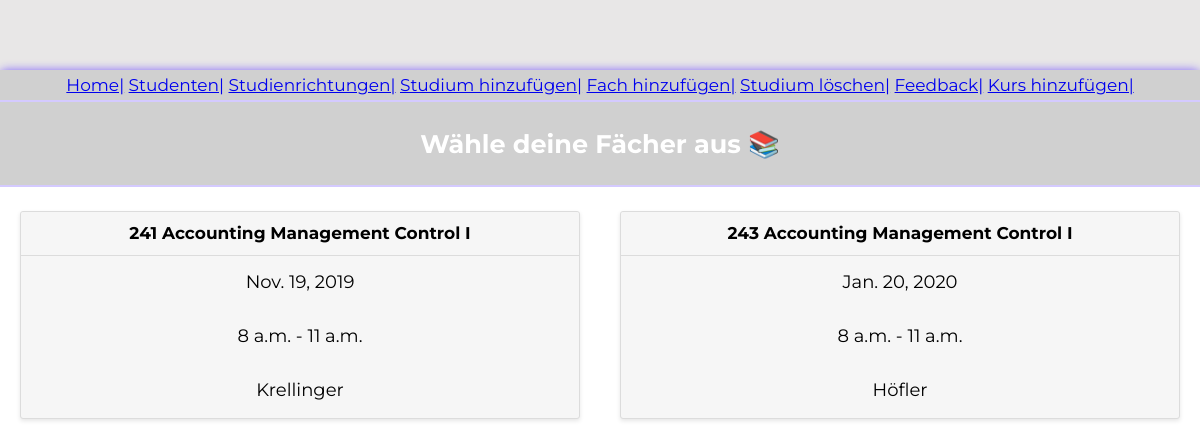
/lvplaner/BW/Accounting Management Control I/, run on the app's committed database.
### lvplaner/models.py (models this page shows, shortened)
class Course(models.Model):
    course_id = models.IntegerField(verbose_name="LV-Nummer", primary_key=True)
    time = models.TimeField(verbose_name='Uhrzeit Beginn')
    end_time = models.TimeField(verbose_name='Uhrzeit Ende', default='18:30')
    date = models.DateField(verbose_name='Datum')
    lecturer = models.CharField(verbose_name='Dozent', max_length=40)
    subject_title = models.ForeignKey(Subject, on_delete=models.PROTECT)

class Subject(models.Model):
    title = models.CharField(verbose_name="Fachbezeichung", primary_key=True, max_length=40)
    major_name = models.ForeignKey(Major, on_delete=models.PROTECT)
    def __str__(self):
        template = '{0.title}'
        return template.format(self)

### lvplaner/views.py (the view)
# urls.py: url(r'^(?P<major_name>[-\w\d]+)/(?P<subject_title>[-\w\d\s]+)/$', views.courses, name='courses'),
def courses(request, major_name, subject_title):
    subject = get_object_or_404(Subject, pk=subject_title)
    return render(request, 'lvplaner/courses.html', {'subject': subject})

### lvplaner/templates/lvplaner/courses.html (shortened to what this page needs)
{% extends "layout.html" %}
{% block content %}
<header>
<h2> Wähle deine Fächer aus {{ major.major_name }} 📚 </h2>
</header>
<br />
<body>
<div class="cards">
   {% for course in subject.course_set.all %}
    <div class = "card">
        <header> {{ course.course_id }} {{  course.subject_title }} </header>
        <div class="card-copy">
            {{ course.date }}
        </div>
        <div class="card-copy">
            {{ course.time }} - {{ course.end_time }}
        </div>
        <div class="card-copy">
            {{ course.lecturer }}
        </div>
    </div>
    {% endfor %}
</div>
</body>
{% endblock %}

### lvplaner/static/css/layout.css (style rules this page uses)
html { box-sizing: border-box; background: #e8e7e7; font-family: 'Montserrat';font-size: 20px; }
*, *::after, *::before { box-sizing: inherit; }
header { color: #FFF; padding: 5px 10px; text-align: center; align-items: center; background-color: #D0D0D0; border-bottom: solid 2px #D4CAFF; font-size: 17px; }
.lvtool { background: #fff; text-align: center; width: 1200px; height: 800px; margin: 70px auto; box-shadow: 0px 0px 10px rgb(133, 104, 250); border-radius: 6px; }
.cards { display: -webkit-box; display: -moz-box; display: box; display: -webkit-flex; display: -moz-flex; display: -ms-flexbox; display: flex; -webkit-box-lines: multiple; -moz-box-lines: multiple; box-lines: multiple; -webkit-flex-wrap: wrap; -moz-flex-wrap: wrap; -ms-flex-wrap: wrap; flex-wrap: wrap; -webkit-box-pack: justify; -moz-box-pack: justify; box-pack: justify; -webkit-justify-content: space-between; -moz-justify-content: space-between; -ms-justify-content: space-between; -o-justify-content: space-between; justify-content: space-between; -ms-flex-pack: justify; }
.card { -webkit-flex-basis: 15em; -moz-flex-basis: 15em; flex-basis: 15em; -ms-flex-preferred-size: 15em; -webkit-flex-grow: 1; -moz-flex-grow: 1; flex-grow: 1; -ms-flex-positive: 1; -webkit-transition: all 0.2s ease-in-out; -moz-transition: all 0.2s ease-in-out; transition: all 0.2s ease-in-out; background-color: #f6f6f6; border-radius: 3px; border: 1px solid gainsboro; box-shadow: 0 2px 4px #e6e6e6; margin: 0 1em 1.5em 1em; position: relative; }
.card header { -webkit-transition: all 0.2s ease-in-out; -moz-transition: all 0.2s ease-in-out; transition: all 0.2s ease-in-out; background-color: #f6f6f6; border-bottom: 1px solid gainsboro; border-radius: 3px 3px 0 0; font-weight: bold; line-height: 1.5em; padding: 0.5em 0.75em; color: black; }
.card .card-copy { font-size: 0.9em; line-height: 1.5em; padding: 0.75em 0.75em; }

### data on the page
Course: course_id "241", subject_title "Accounting Management Control I", date "Nov. 19, 2019", time "8 a.m.", end_time "11 a.m.", lecturer "Krellinger"
Course: course_id "243", subject_title "Accounting Management Control I", date "Jan. 20, 2020", time "8 a.m.", end_time "11 a.m.", lecturer "Höfler"
